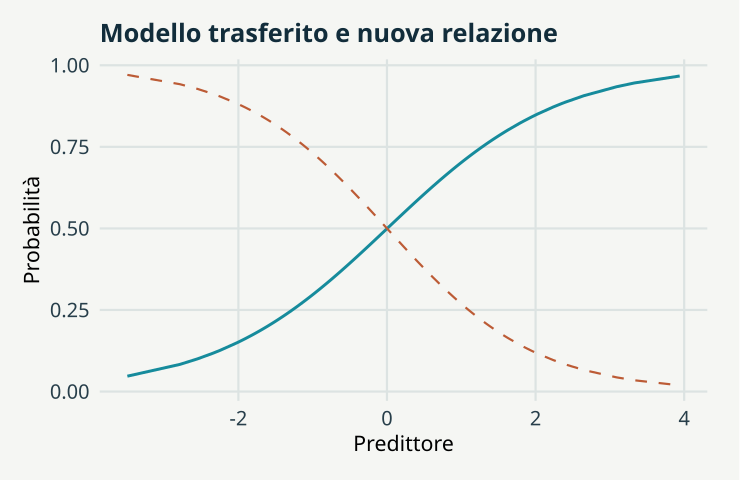

Write the R code that produced this figure.
# GeoStat Lab — funzioni comuni. R >= 4.3; ggplot2 >= 3.4; jsonlite.
suppressPackageStartupMessages(library(ggplot2))
col_geo <- c('#168B9C','#BC5B35','#7054A4','#A17B19','#227864','#64748B')
theme_set(theme_minimal(base_size=17, base_family='sans') + theme(
  plot.background=element_rect(fill='#F5F6F3',colour=NA),
  panel.background=element_rect(fill='#F5F6F3',colour=NA),
  panel.grid.minor=element_blank(),panel.grid.major=element_line(colour='#DCE3E2'),
  plot.title=element_text(size=19,face='bold',colour='#122D3B'),
  plot.subtitle=element_text(size=13,colour='#405560',margin=margin(b=12)),
  axis.text=element_text(size=15,colour='#273E4A'),axis.title=element_text(size=16),
  legend.position='bottom',legend.title=element_blank(),legend.text=element_text(size=14),
  strip.text=element_text(size=15,face='bold'),plot.margin=margin(18,24,18,18)))
metric <- function(...) data.frame(grandezza=names(c(...)),valore=as.character(c(...)),check.names=FALSE)
f <- function(x,d=3) {out<-formatC(x,digits=d,format='fg');out[!is.finite(x)]<-'Non definito';out}
line_plot <- function(d,x='x',y='y',title='',xl=x,yl=y,group=NULL) {
 p<-ggplot(d,aes(x=.data[[x]],y=.data[[y]]))
 if(is.null(group)) p<-p+geom_line(colour=col_geo[1],linewidth=1.05) else p<-p+aes(colour=.data[[group]],group=.data[[group]])+geom_line(linewidth=1)+scale_colour_manual(values=col_geo)
 p+labs(title=title,x=xl,y=yl)
}
point_plot <- function(d,x='x',y='y',title='',xl=x,yl=y,group=NULL) {
 p<-ggplot(d,aes(x=.data[[x]],y=.data[[y]]))
 if(is.null(group))p<-p+geom_point(colour=col_geo[1],size=2.5,alpha=.8) else p<-p+aes(colour=.data[[group]])+geom_point(size=2.7,alpha=.85)+scale_colour_manual(values=col_geo)
 p+labs(title=title,x=xl,y=yl)
}
hist_plot<-function(x,title='',xl='Valore',bins=20)ggplot(data.frame(x=x),aes(x))+geom_histogram(bins=bins,fill=col_geo[1],colour='#F5F6F3')+labs(title=title,x=xl,y='Frequenza')
bar_plot<-function(d,x='gruppo',y='valore',title='',yl='Valore')ggplot(d,aes(x=.data[[x]],y=.data[[y]],fill=.data[[x]]))+geom_col(width=.65)+scale_fill_manual(values=rep(col_geo,length.out=length(unique(d[[x]])) ))+guides(fill='none')+labs(title=title,x=NULL,y=yl)
map_plot<-function(d,z='z',title='',xl='Est [km]',yl='Nord [km]')ggplot(d,aes(x,y,fill=.data[[z]]))+geom_raster()+coord_equal()+scale_fill_gradientn(colours=c('#153F56','#298C9C','#B8CDB2','#F1D889','#AD542F'))+labs(title=title,x=xl,y=yl)
acf_data<-function(x,lag=20){a<-acf(x,lag.max=min(lag,length(x)-1),plot=FALSE);data.frame(x=as.vector(a$lag)[-1],y=as.vector(a$acf)[-1])}
# AR(1), distribuzione marginale stazionaria N(0, 1).
ar_series<-function(n,rho){x<-numeric(n);x[1]<-rnorm(1);for(i in 2:n)x[i]<-rho*x[i-1]+sqrt(1-rho^2)*rnorm(1);x}
# Distanze euclidee in unità metriche già dichiarate; nessuna conversione implicita di CRS.
dist_cross<-function(a,b)sqrt(outer(a[,1],b[,1],'-')^2+outer(a[,2],b[,2],'-')^2)
# Predittore IDW: i punti coincidenti ricevono esattamente il valore osservato.
idw<-function(xy,z,new,power=2){dd<-dist_cross(new,xy);apply(dd,1,function(d)if(any(d<1e-10))mean(z[d<1e-10])else weighted.mean(z,d^(-power)))}
# CART didattico binario: divisioni assiali che minimizzano l'impurità di Gini.
cart_fit<-function(x,y,depth=2,minleaf=4){
 node<-list(p=mean(y),n=length(y));if(depth<1||length(unique(y))<2||length(y)<2*minleaf)return(node)
 best<-Inf
 for(j in seq_len(ncol(x))){v<-sort(unique(x[,j])); if(length(v)<2)next
  for(cut in (head(v,-1)+tail(v,-1))/2){left<-x[,j]<=cut;nl<-sum(left);nr<-sum(!left);if(min(nl,nr)<minleaf)next
   score<-nl*mean(y[left])*(1-mean(y[left]))+nr*mean(y[!left])*(1-mean(y[!left]))
   if(score<best){best<-score;node$j<-j;node$cut<-cut;split<-left}
  }
 }
 if(is.finite(best)){node$left<-cart_fit(x[split,,drop=FALSE],y[split],depth-1,minleaf);node$right<-cart_fit(x[!split,,drop=FALSE],y[!split],depth-1,minleaf)};node
}
cart_predict<-function(tree,x)apply(x,1,function(row){t<-tree;while(!is.null(t$j))t<-if(row[t$j]<=t$cut)t$left else t$right;t$p})

p <- list(slope = -1, seed = 17)
set.seed(p$seed)
x <- rnorm(200)

y <- rbinom(200, 1, plogis(x))

fit <- glm(y ~ x, family = binomial())

xt <- rnorm(300)

yt <- rbinom(300, 1, plogis(p$slope * xt))

pr <- predict(fit, data.frame(x = xt), type = "response")

data <- data.frame(x = xt, y = pr, probabilita_nuova = plogis(p$slope * xt))

data <- data[order(data$x), ]

plots <- list(line_plot(data, title = "Modello trasferito e nuova relazione", xl = "Predittore", 
    yl = "Probabilità") + geom_line(aes(y = probabilita_nuova), colour = col_geo[2], linetype = 2))

metrics <- metric(`Accuratezza nuova popolazione` = f(mean((pr >= 0.5) == yt)), `Brier nuova popolazione` = f(mean((pr - 
    yt)^2)), `Pendenza stimata nel training` = f(coef(fit)[2]))
print(metrics,row.names=FALSE)
ggplot2::ggsave('m16-trasferimento-B.svg',plots[[1]],device=svglite::svglite,width=7.7,height=5.0,bg='#F8F6F1')
